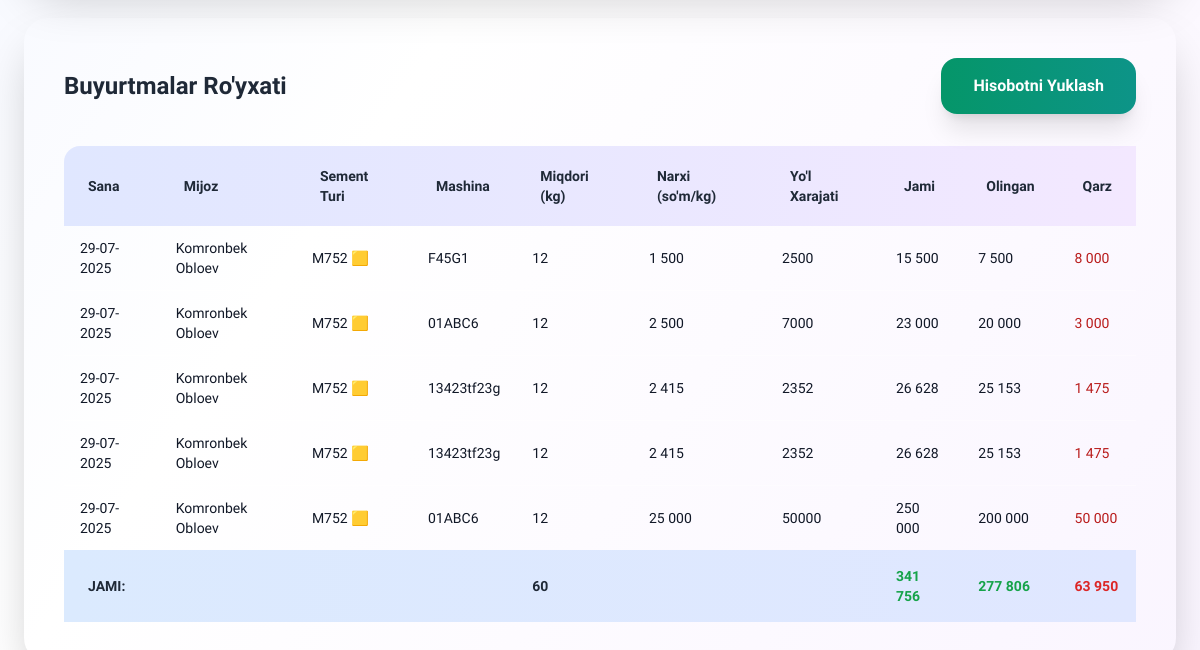
The app's page / (signed in, lower part), older data.
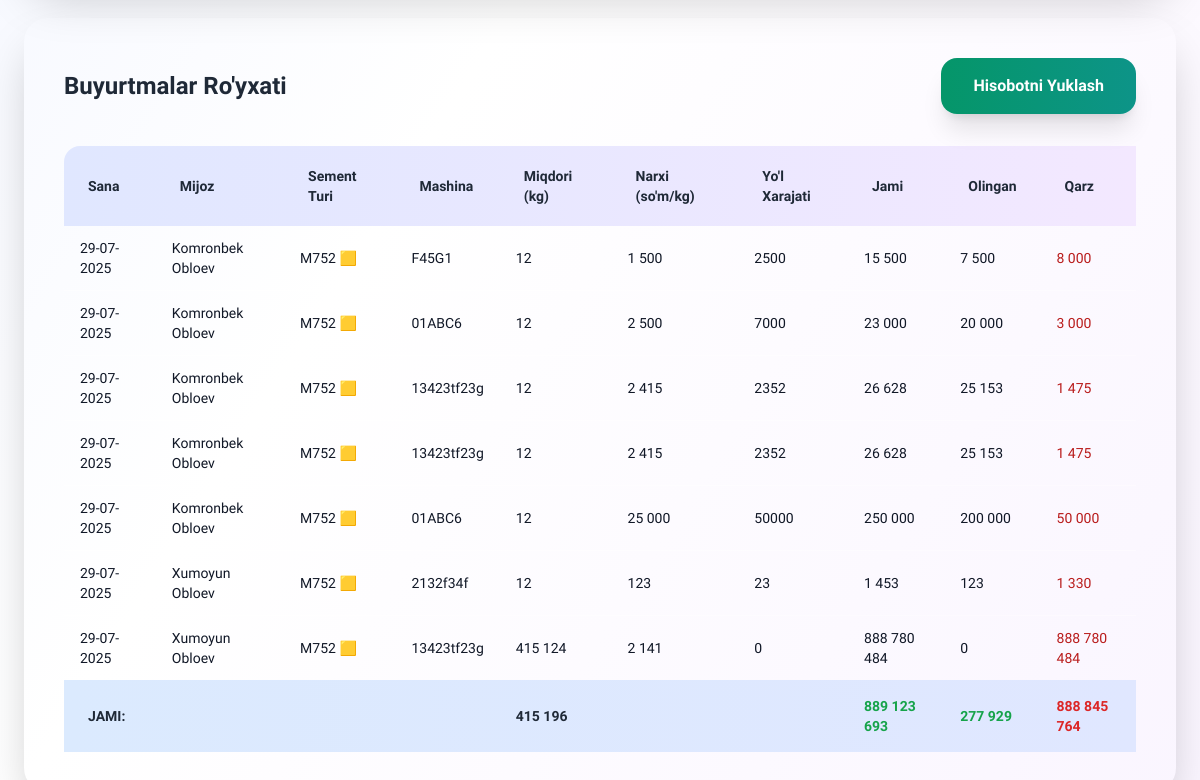
The same page, newer data.
### finance/models.py (models this page shows, shortened)
class Order(models.Model):
    customer = models.ForeignKey(Customer, on_delete=models.SET_NULL, related_name='orders', null=True)
    cement_type = models.ForeignKey(CementType, on_delete=models.SET_NULL, related_name='orders', null=True)
    quantity = models.IntegerField(verbose_name="Quantity (kgs)")
    price_per_kg = models.IntegerField()
    road_cost = models.IntegerField()
    paid_amount = models.IntegerField()
    car_number = models.CharField(max_length=20)
    order_date = models.DateField(auto_now_add=True)
    total_price = models.IntegerField()
    total_sum = models.IntegerField()
    remaining_debt = models.IntegerField()
    class Meta:
        db_table = 'orders'
        verbose_name = 'Order'
        verbose_name_plural = 'Orders'

class Customer(models.Model):
    name = models.CharField(max_length=100)
    phone = models.CharField(max_length=20)
    address = models.CharField(max_length=255)
    total_debt = models.IntegerField(default=0)
    class Meta:
        db_table = 'customers'
        verbose_name = 'Customer'
        verbose_name_plural = 'Customers'

class CementType(models.Model):
    class ColorChoices(models.TextChoices):
        BLUE = '🟦', "🟦 Ko'k"
        GREEN = '🟩', "🟩 Yashil"
        RED = "🟥", "🟥 Qizil"
        YELLOW = "🟨", "🟨 Sariq"
    name = models.CharField(max_length=50)
    color = models.CharField(max_length=10, choices=ColorChoices)
    class Meta:
        db_table = 'cement_types'
        verbose_name = 'Cement Type'
        verbose_name_plural = 'Cement Types'

### finance/views.py (the view, shortened to what this page needs)
# urls.py: path('', OrderView.as_view(), name='dashboard'),
class OrderView(LoginRequiredMixin, View):
    template_name = 'order.html'
    def get(self, request):
        filtered_orders = OrderFilter(request.GET, queryset=Order.objects.order_by('-order_date')).qs
        total_quantity = filtered_orders.aggregate(models.Sum('quantity'))['quantity__sum'] or 0
        total_price = filtered_orders.aggregate(models.Sum('total_sum'))['total_sum__sum'] or 0
        total_paid_amount = filtered_orders.aggregate(models.Sum('paid_amount'))['paid_amount__sum'] or 0
        total_debt = filtered_orders.aggregate(models.Sum('remaining_debt'))['remaining_debt__sum'] or 0
        return render(request, self.template_name, context={
            'orders': filtered_orders,
            'customers': Customer.objects.all(),
            'cement_types': CementType.objects.all(),
            'today': date.today().strftime('%Y-%m-%d'),
            'total_quantity': total_quantity,
            'total_price': total_price,
            'total_paid_amount': total_paid_amount,
            'total_debt': total_debt,
            'page': 'dashboard',
        })

### finance/templatetags/custom_filters.py (called while the page is built)
@register.filter
def format_currency(value):
    if value is None:
        return ''
    try:
        value = float(value)
        return '{:,.0f}'.format(value).replace(',', ' ')
    except (ValueError, TypeError):
        return value

### templates/order.html (shortened to what this page needs)
{% extends "base.html" %}
{% load custom_filters %}
{% block content %}
        <div id="ordersContent" class="tab-content">
            <div id="invoice" class="glass-card rounded-3xl shadow-2xl p-10 card-hover">
                <div id="orderList" class="flex justify-between items-center mb-8">
                    <h3 class="text-2xl font-bold text-gray-800">Buyurtmalar Ro'yxati</h3>
                    <button onclick="generatePDF()" class="bg-gradient-to-r from-emerald-600 to-teal-600 text-white px-8 py-4 rounded-2xl hover:from-emerald-700 hover:to-teal-700 transition-all duration-300 font-bold shadow-xl hover:shadow-2xl transform hover:-translate-y-1 hover:scale-105">Hisobotni Yuklash</button>
                </div>
                <div class="overflow-x-auto">
                    <table class="w-full table-auto">
                        <thead class="bg-gradient-to-r from-indigo-100 to-purple-100 rounded-2xl">
                            <tr>
                                <th class="px-6 py-5 text-left text-sm font-bold text-gray-800 rounded-tl-2xl">Sana</th>
                                <th class="px-6 py-5 text-left text-sm font-bold text-gray-800">Mijoz</th>
                                <th class="px-6 py-5 text-left text-sm font-bold text-gray-800">Sement Turi</th>
                                <th class="px-6 py-5 text-left text-sm font-bold text-gray-800">Mashina</th>
                                <th class="px-6 py-5 text-left text-sm font-bold text-gray-800">Miqdori (kg)</th>
                                <th class="px-6 py-5 text-left text-sm font-bold text-gray-800">Narxi (so'm/kg)</th>
                                <th class="px-6 py-5 text-left text-sm font-bold text-gray-800">Yo'l Xarajati</th>
                                <th class="px-6 py-5 text-left text-sm font-bold text-gray-800">Jami</th>
                                <th class="px-6 py-5 text-left text-sm font-bold text-gray-800">Olingan</th>
                                <th class="px-6 py-5 text-left text-sm font-bold text-gray-800">Qarz</th>
                            </tr>
                        </thead>
                        <tbody id="ordersTable" class="divide-y divide-white/30">
                            {% for order in orders %}
                                <tr>
                                    <td class="px-4 py-3 text-sm text-gray-900">
                                        {{ order.order_date|date:"d-m-Y" }}
                                    </td>
                                    <td class="px-4 py-3 text-sm text-gray-900">
                                        {{ order.customer.name }}
                                    </td>
                                    <td class="px-4 py-3 text-sm text-gray-900">
                                        {{ order.cement_type.name }} {{ order.cement_type.color }}
                                    </td>
                                    <td class="px-4 py-3 text-sm text-gray-900">
                                        {{ order.car_number }}
                                    </td>
                                    <td class="px-4 py-3 text-sm text-gray-900">
                                        {{ order.quantity|format_currency }}
                                    </td>
                                    <td class="px-4 py-3 text-sm text-gray-900">
                                        {{ order.price_per_kg|format_currency }}
                                    </td>
                                    <td class="px-4 py-3 text-sm text-gray-900">
                                        {{ order.road_cost }}
                                    </td>
                                    <td class="px-4 py-3 text-sm text-gray-900">
                                        {{ order.total_sum | format_currency }}
                                    </td>
                                    <td class="px-4 py-3 text-sm text-gray-900">
                                        {{ order.paid_amount | format_currency }}
                                    </td>
                                    <td class="px-4 py-3 text-sm text-red-700">
                                        {{ order.remaining_debt | format_currency }}
                                    </td>
                                </tr>
                            {% endfor %}
                        </tbody>
                        <tfoot class="bg-gradient-to-r from-blue-100 to-indigo-100">
                            <tr>
                                <td colspan="3" class="px-6 py-4 text-sm font-bold text-gray-800">JAMI:</td>
                                <td class="px-4 py-4 text-sm font-bold text-blue-600" id="totalQuantitySum"></td>
                                <td class="px-4 py-4 text-sm font-bold text-gray-800">{{total_quantity | format_currency}}</td>
                                <td class="px-4 py-4 text-sm font-bold text-gray-800"></td>
                                <td class="px-4 py-4 text-sm font-bold text-blue-600" id="totalTransportSum"></td>
                                <td class="px-4 py-4 text-sm font-bold text-green-600" id="totalGrandSum">{{total_price| format_currency}}</td>
                                <td class="px-4 py-4 text-sm font-bold text-green-600" id="totalPaidSum">{{total_paid_amount|format_currency}}</td>
                                <td class="px-4 py-4 text-sm font-bold text-red-600" id="totalDebtSum">{{ total_debt | format_currency }}</td>
                            </tr>
                        </tfoot>
                    </table>
                </div>
            </div>
        </div>
    </div>
{% endblock %}

### templates/base.html (shortened to what this page needs)
<!DOCTYPE html>
<html lang="uz">
<head>
    <script src="https://cdn.tailwindcss.com"></script>
</head>
<body class="bg-gradient-to-br from-indigo-50 via-white to-purple-50 min-h-screen">
    <div class="max-w-7xl mx-auto px-6 py-8">
        {% block content %}
        {% endblock %}
</body>
</html>

### templates/base.html (style rules this page uses)
body { font-family: 'Mona Sans', sans-serif; }
.card-hover { transition: all 0.3s ease; }

Row changes from the older to the newer data that the page shows:
added Order: order_date "29-07-2025", customer.name "Xumoyun Obloev", cement_type.name "M752", cement_type.color "🟨", car_number "2132f34f", quantity "12", price_per_kg "123", road_cost "23", total_sum "1 453", paid_amount "123", remaining_debt "1 330"
added Order: order_date "29-07-2025", customer.name "Xumoyun Obloev", cement_type.name "M752", cement_type.color "🟨", car_number "13423tf23g", quantity "415 124", price_per_kg "2 141", road_cost "0", total_sum "888 780 484", paid_amount "0", remaining_debt "888 780 484"
Text that changed along with them:
{{ total_quantity | format_currency }}: "60" → "415 196"
{{ total_price| format_currency }}: "341 756" → "889 123 693"
{{ total_paid_amount|format_currency }}: "277 806" → "277 929"
{{ total_debt | format_currency }}: "63 950" → "888 845 764"
